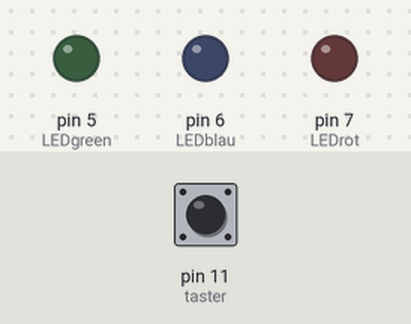
Simulated run of this sketch. Board: Arduino Uno, built with avr-gcc and run on an emulated ATmega328P. On the bench: output pins drawn as LEDs (lit = HIGH). Dashed ring = blinking. The test bench sets the inputs (shaded band); at power-on: pin 11 (taster) LOW.

Above: at 1.2 s.
1.3 s: pin 11 (taster) pulled HIGH for 1 s
At 1.6 s:
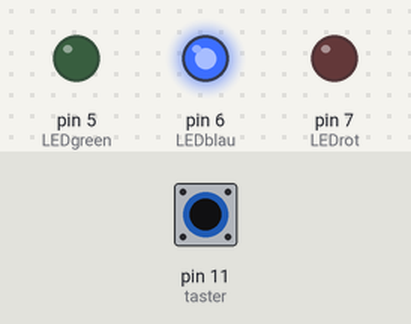
3.8 s: pin 11 (taster) pulled HIGH for 0.15 s
At 4.6 s:
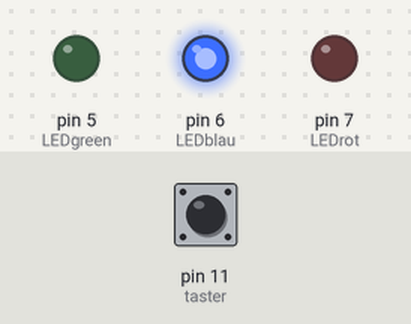
5.4 s: pin 11 (taster) pulled HIGH for 3.2 s
At 5.75 s:
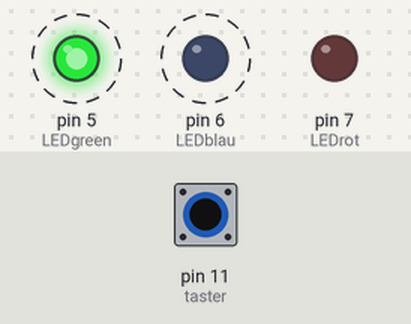
Timing chart, 0 to 10.1 s (numbered marks = the images above; inputs shaded):
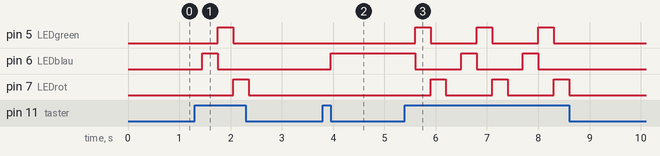

Measured:
- after the input at 1.3 s, pin 5 (LEDgreen): LOW → HIGH after 0.45 s, → LOW 0.30 s later; pin 6 (LEDblau): LOW → HIGH after 0.15 s, → LOW 0.30 s later; pin 7 (LEDrot): LOW → HIGH after 0.75 s, → LOW 0.30 s later
- after the input at 3.8 s, pin 6 (LEDblau): LOW → HIGH after 0.15 s
- after the input at 5.4 s, pin 5 (LEDgreen): alternates HIGH for 0.30 s and LOW for 0.90 s, 6 changes in all, then stays LOW, starting after 0.20 s; pin 6 (LEDblau): alternates HIGH for 0.30 s and LOW for 0.90 s, 5 changes in all, then stays LOW, starting after 0.20 s

The sketch:

rgb_led_3.ino
```cpp
int LEDblau=6;
int LEDrot=7;
int LEDgreen=5;
int taster=11;
int zeit=150;
int mode=0;

void setup() {
pinMode(LEDblau, OUTPUT);
pinMode(LEDrot, OUTPUT);
pinMode(LEDgreen, OUTPUT);
pinMode(taster, INPUT);
}
void loop() {
if (mode >= 4)
  {
    mode = 0;
    digitalWrite(LEDblau, LOW);
    digitalWrite(LEDgreen, LOW);
    digitalWrite(LEDrot, LOW);
    delay(zeit);
  }
if (digitalRead(taster) == HIGH)
  {
    mode = mode +1;
    delay(zeit);
  }

if (mode == 1)
  {
    digitalWrite(LEDblau, HIGH);
    digitalWrite(LEDrot, LOW);
    delay(zeit);
   }

if (mode == 2)
  {
    digitalWrite(LEDblau, LOW);
    digitalWrite(LEDgreen, HIGH);
    delay(zeit);
   }
if (mode == 3)
  {
    digitalWrite(LEDgreen, LOW);
    digitalWrite(LEDrot, HIGH);
    delay(zeit);
   }
 }
```
